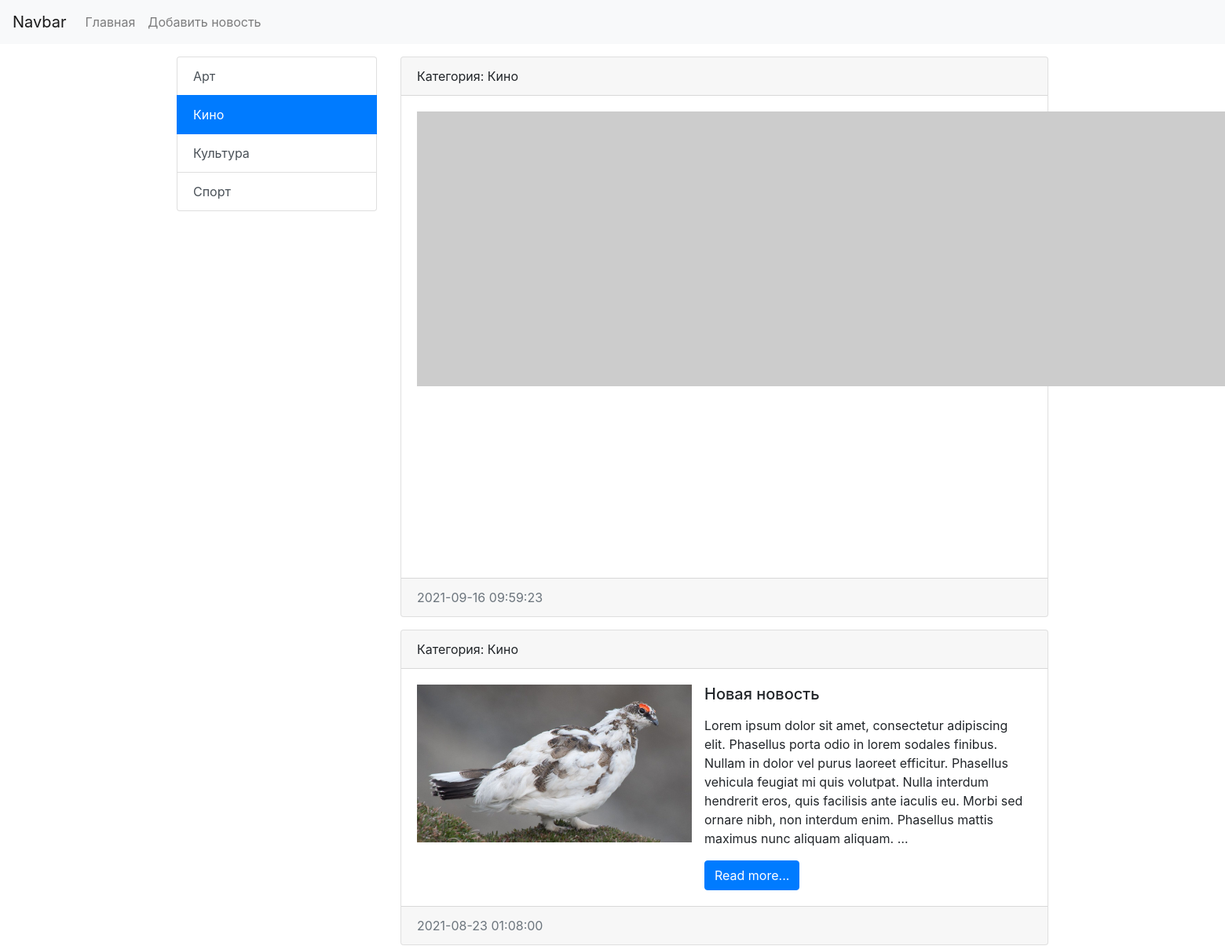
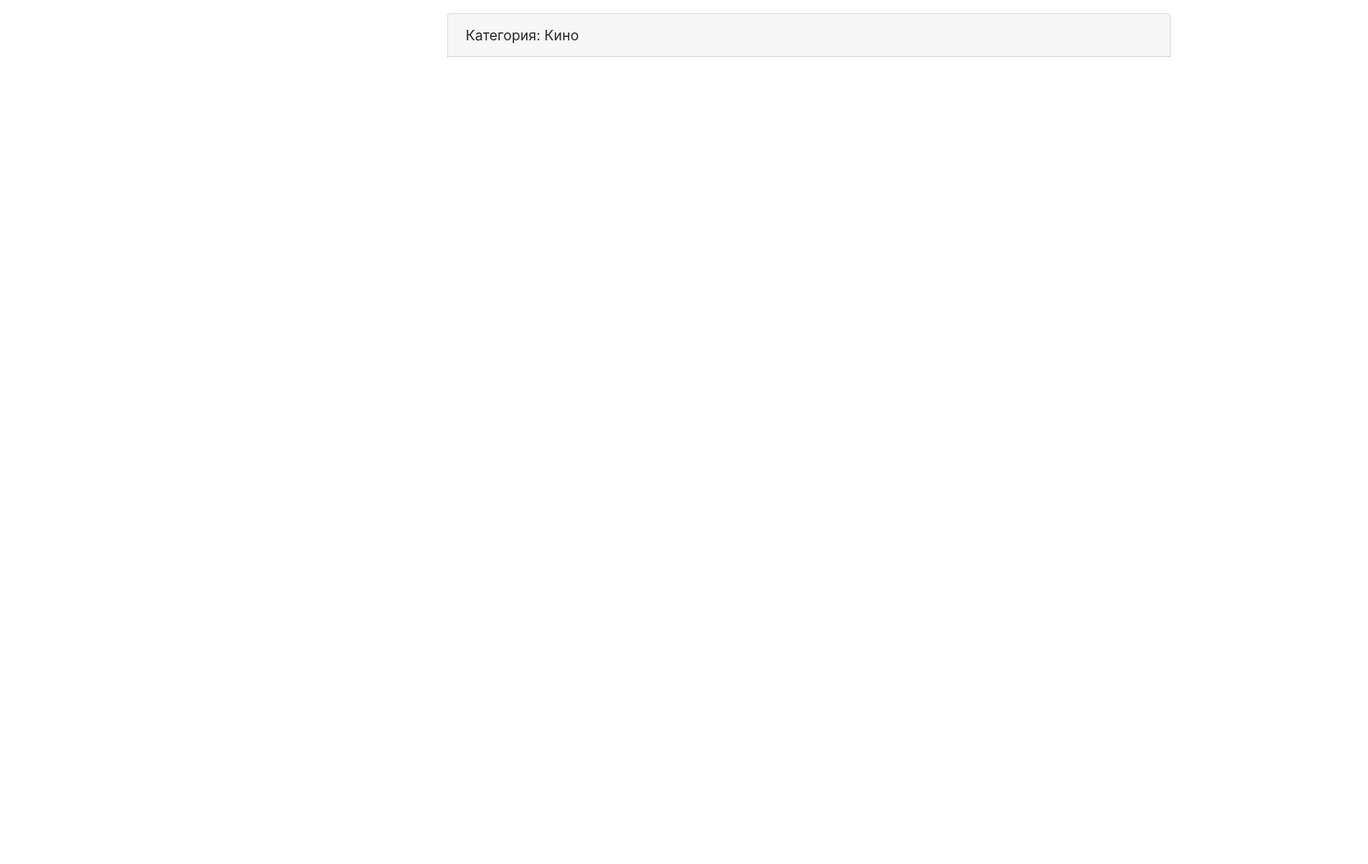
The app's page /category/2/ with its own data (2 pictures, top to bottom).
### news/models.py (models this page shows, shortened)
class Category(models.Model):
    title = models.CharField(max_length=250, db_index=True, verbose_name='Категория')
    def get_absolute_url(self):
        return reverse('category', kwargs={'category_id': self.pk})
    def __str__(self):
        return self.title
    class Meta:
        verbose_name = 'Категория'
        verbose_name_plural = 'Список категорий'
        ordering = ['title']

class News(models.Model):
    title = models.CharField(max_length=250, verbose_name='Заголовок статьи')
    content = models.TextField(blank=True, verbose_name='Контент')
    created_at = models.DateTimeField(auto_now_add=True, verbose_name='Дата публикации')
    updated_at = models.DateTimeField(auto_now=True, verbose_name='Дата обновления')
    photo = models.ImageField(upload_to='photos/%Y/%m/%d/', blank=True, verbose_name='Изображение')
    is_published = models.BooleanField(default=True, verbose_name='Опубликовано')
    category = models.ForeignKey(Category, on_delete=models.PROTECT, verbose_name='Категория')
    def get_absolute_url(self):
        return reverse('view_news', kwargs={'pk': self.pk})
    class Meta:
        verbose_name = 'Новость'
        verbose_name_plural = 'Новости'
        ordering = ['-created_at', 'title']

### news/views.py (the view)
# urls.py: path('category/<int:category_id>/', NewsByCategory.as_view(), name='category'),
class NewsByCategory(ListView):
    model = News
    template_name = 'news/category.html'
    context_object_name = 'news'
    def get_context_data(self, *, object_list=None, **kwargs):
        context = super().get_context_data(**kwargs)
        context['category'] = Category.objects.get(pk=self.kwargs['category_id'])
        print(context['category'])
        return context
    def get_queryset(self):
        return News.objects.filter(category_id=self.kwargs['category_id'], is_published=True)

### news/templatetags/news_tags.py (called while the page is built)
@register.simple_tag(name='get_list_categories')
def get_categories():
    return Category.objects.all()

@register.inclusion_tag('news/list_categories.html')
def show_categories(active_category_pk='-1'):
    categories = Category.objects.all()
    return {'categories': categories, 'active_category_pk': active_category_pk}

### news/templates/news/category.html (shortened to what this page needs)
{% extends "base.html" %}
{% block sidebar %}
{% include 'inc/_sidebar.html' %}
{% endblock sidebar %}
{% block content %}
    {% for item in news %}
    <div class="card mb-3">
        <div class="card-header">
            Категория: {{ item.category }}
        </div>
        <div class="card-body">
            <div class="media">
                {% if item.photo %}
                    <img src="{{ item.photo.url }}" alt="" width="350" class="mr-3">
                {% else %}
                    <img src="https://picsum.photos/id/1060/350/235/?blur=2" alt="" class="mr-3">
                {% endif %}
                <div class="media-body">
                    <h5 class="card-title">{{ item.title }}</h5>
                    <p class="card-text">{{ item.content|safe|linebreaks|truncatewords:50 }}</p>
                    <a href="{{ item.get_absolute_url }}" class="btn btn-primary">Read more...</a>
                </div>
            </div>
        </div>
        <div class="card-footer text-muted">
            {{ item.created_at|date:"Y-m-d H:i:s" }}
        </div>
    </div>
{% endfor %}
{% endblock content %}

### news/templates/news/list_categories.html
<div class="list-group">
    {% for item in categories %}
        <a href="{{ item.get_absolute_url }}" class="list-group-item list-group-item-action {% if item.pk == active_category_pk %}active{% endif %}">{{ item.title }}</a>
    {% endfor %}
</div>

### records on screen
Category: title "Арт"
Category: title "Кино"
Category: title "Культура"
Category: title "Спорт"
News: category "Кино", created_at "2021-09-16 09:59:23"
News: category "Кино", photo (picture), title "Новая новость", content "Lorem ipsum dolor sit amet, consectetur adipiscing elit. Phasellus porta odio in lorem sodales finibus. Nullam in dolor vel purus laoreet efficitur. Phasellus vehicula feugiat mi quis volutpat. Nulla interdum hendrerit eros, quis facilisis ante iaculis eu. Morbi sed ornare nibh, non interdum enim. Phasellus mattis maximus nunc aliquam aliquam. …", created_at "2021-08-23 01:08:00"
News: category "Кино"
